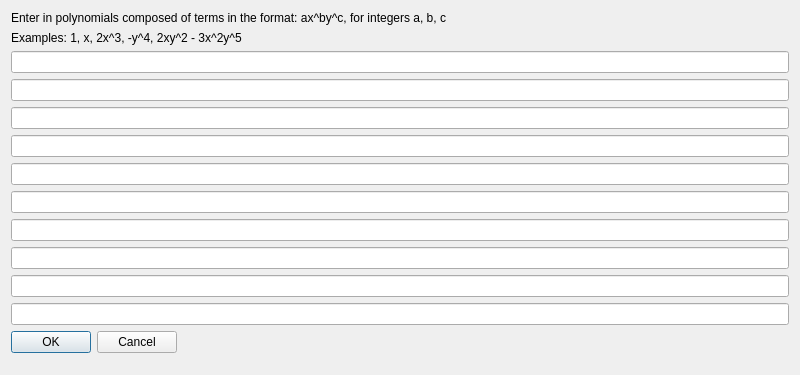
<?xml version="1.0" encoding="UTF-8"?>
<ui version="4.0">
 <class>AlgebraicInputDialog</class>
 <widget class="QDialog" name="AlgebraicInputDialog">
  <property name="geometry">
   <rect>
    <x>0</x>
    <y>0</y>
    <width>800</width>
    <height>375</height>
   </rect>
  </property>
  <property name="windowTitle">
   <string>Algebraic Curve Input</string>
  </property>
  <layout class="QFormLayout" name="formLayout">
   <property name="fieldGrowthPolicy">
    <enum>QFormLayout::AllNonFixedFieldsGrow</enum>
   </property>
   <item row="2" column="0" colspan="2">
    <widget class="QLineEdit" name="lineEdit"/>
   </item>
   <item row="3" column="0" colspan="2">
    <widget class="QLineEdit" name="lineEdit_2"/>
   </item>
   <item row="4" column="0" colspan="2">
    <widget class="QLineEdit" name="lineEdit_3"/>
   </item>
   <item row="5" column="0" colspan="2">
    <widget class="QLineEdit" name="lineEdit_4"/>
   </item>
   <item row="6" column="0" colspan="2">
    <widget class="QLineEdit" name="lineEdit_5"/>
   </item>
   <item row="7" column="0" colspan="2">
    <widget class="QLineEdit" name="lineEdit_6"/>
   </item>
   <item row="8" column="0" colspan="2">
    <widget class="QLineEdit" name="lineEdit_7"/>
   </item>
   <item row="9" column="0" colspan="2">
    <widget class="QLineEdit" name="lineEdit_8"/>
   </item>
   <item row="10" column="0" colspan="2">
    <widget class="QLineEdit" name="lineEdit_9"/>
   </item>
   <item row="11" column="0" colspan="2">
    <widget class="QLineEdit" name="lineEdit_10"/>
   </item>
   <item row="12" column="0">
    <widget class="QDialogButtonBox" name="buttonBox">
     <property name="orientation">
      <enum>Qt::Horizontal</enum>
     </property>
     <property name="standardButtons">
      <set>QDialogButtonBox::Cancel|QDialogButtonBox::Ok</set>
     </property>
    </widget>
   </item>
   <item row="0" column="0">
    <widget class="QLabel" name="label">
     <property name="text">
      <string>Enter in polynomials composed of terms in the format: ax^by^c, for integers a, b, c</string>
     </property>
    </widget>
   </item>
   <item row="1" column="0">
    <widget class="QLabel" name="label_2">
     <property name="text">
      <string>Examples: 1, x, 2x^3, -y^4, 2xy^2 - 3x^2y^5</string>
     </property>
    </widget>
   </item>
  </layout>
 </widget>
 <resources/>
 <connections>
  <connection>
   <sender>buttonBox</sender>
   <signal>accepted()</signal>
   <receiver>AlgebraicInputDialog</receiver>
   <slot>accept()</slot>
   <hints>
    <hint type="sourcelabel">
     <x>248</x>
     <y>254</y>
    </hint>
    <hint type="destinationlabel">
     <x>157</x>
     <y>274</y>
    </hint>
   </hints>
  </connection>
  <connection>
   <sender>buttonBox</sender>
   <signal>rejected()</signal>
   <receiver>AlgebraicInputDialog</receiver>
   <slot>reject()</slot>
   <hints>
    <hint type="sourcelabel">
     <x>316</x>
     <y>260</y>
    </hint>
    <hint type="destinationlabel">
     <x>286</x>
     <y>274</y>
    </hint>
   </hints>
  </connection>
 </connections>
</ui>
